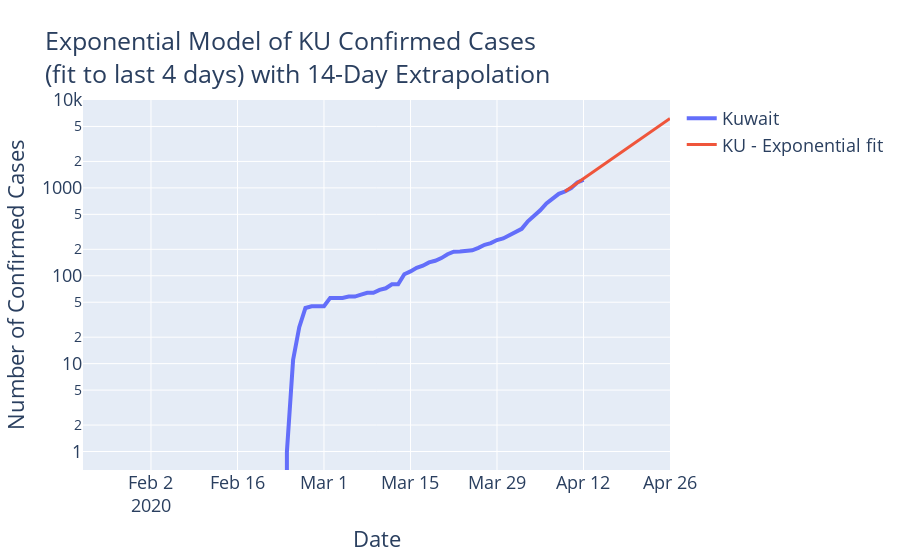

Notebook code for this chart:
### Code cell
#hide_input

n_days_to_fit = 4
confirmed_us_df = confirmed_by_country_df[(confirmed_by_country_df['Country'] == 'Kuwait') & (confirmed_by_country_df['Date'] >= (np.datetime64('today') - np.timedelta64(n_days_to_fit,'D')))]

x = (confirmed_us_df['Date'] - confirmed_us_df['Date'].min()).dt.days.to_numpy().reshape(-1, 1)
y = np.log(confirmed_us_df['Confirmed'])
reg = LinearRegression().fit(x, y)
print(f"Model fit score: {reg.score(x, y):.2f}")
print(f"Growth rate: {reg.coef_[0]:.3f}")
us_growth_rates[n_days_to_fit] = reg.coef_[0]

fig = go.Figure()

fig.add_trace(
    go.Scatter(
        x=confirmed_by_country_df[confirmed_by_country_df['Country'] == 'Kuwait']['Date'],
        y=confirmed_by_country_df[confirmed_by_country_df['Country'] == 'Kuwait']['Confirmed'],
        name='Kuwait',
        line=dict(width=4)
    )
)

predict_days_out = 7*2

exponential_fit_date_range = pd.date_range(confirmed_us_df['Date'].min(), confirmed_us_df['Date'].max() + np.timedelta64(predict_days_out,'D'))

xx = np.linspace(0, len(x[:,0]) + predict_days_out, exponential_fit_date_range.shape[0])  # Forecast 14 days out
yy = reg.predict(xx.reshape(-1,1))

fig.add_trace(
    go.Scatter(
        x=exponential_fit_date_range,
        y=np.exp(yy),
        name='KU - Exponential fit',
        mode='lines'
    )
)

fig.update_layout(
    title=f"Exponential Model of KU Confirmed Cases<br>(fit to last {n_days_to_fit} days) with {predict_days_out}-Day Extrapolation",
    xaxis_title=f"Date",
    yaxis_title="Number of Confirmed Cases",
    yaxis_type="log",
    #**k_layout_kwargs,
)

fig.show()

### Figure 1 — Plotly figure (JSON) as saved in the notebook; plotly's stock layout.template omitted (floating-point values rounded to 4 significant figures)
{"data": [{"line": {"width": 4}, "name": "Kuwait", "type": "scatter", "x": ["2020-01-22T00:00:00", "2020-01-23T00:00:00", "2020-01-24T00:00:00", "2020-01-25T00:00:00", "2020-01-26T00:00:00", "2020-01-27T00:00:00", "2020-01-28T00:00:00", "2020-01-29T00:00:00", "2020-01-30T00:00:00", "2020-01-31T00:00:00", "2020-02-01T00:00:00", "2020-02-02T00:00:00", "2020-02-03T00:00:00", "2020-02-04T00:00:00", "2020-02-05T00:00:00", "2020-02-06T00:00:00", "2020-02-07T00:00:00", "2020-02-08T00:00:00", "2020-02-09T00:00:00", "2020-02-10T00:00:00", "2020-02-11T00:00:00", "2020-02-12T00:00:00", "2020-02-13T00:00:00", "2020-02-14T00:00:00", "2020-02-15T00:00:00", "2020-02-16T00:00:00", "2020-02-17T00:00:00", "2020-02-18T00:00:00", "2020-02-19T00:00:00", "2020-02-20T00:00:00", "2020-02-21T00:00:00", "2020-02-22T00:00:00", "2020-02-23T00:00:00", "2020-02-24T00:00:00", "2020-02-25T00:00:00", "2020-02-26T00:00:00", "2020-02-27T00:00:00", "2020-02-28T00:00:00", "2020-02-29T00:00:00", "2020-03-01T00:00:00", "2020-03-02T00:00:00", "2020-03-03T00:00:00", "2020-03-04T00:00:00", "2020-03-05T00:00:00", "2020-03-06T00:00:00", "2020-03-07T00:00:00", "2020-03-08T00:00:00", "2020-03-09T00:00:00", "2020-03-10T00:00:00", "2020-03-11T00:00:00", "2020-03-12T00:00:00", "2020-03-13T00:00:00", "2020-03-14T00:00:00", "2020-03-15T00:00:00", "2020-03-16T00:00:00", "2020-03-17T00:00:00", "2020-03-18T00:00:00", "2020-03-19T00:00:00", "2020-03-20T00:00:00", "2020-03-21T00:00:00", "2020-03-22T00:00:00", "2020-03-23T00:00:00", "2020-03-24T00:00:00", "2020-03-25T00:00:00", "2020-03-26T00:00:00", "2020-03-27T00:00:00", "2020-03-28T00:00:00", "2020-03-29T00:00:00", "2020-03-30T00:00:00", "2020-03-31T00:00:00", "2020-04-01T00:00:00", "2020-04-02T00:00:00", "2020-04-03T00:00:00", "2020-04-04T00:00:00", "2020-04-05T00:00:00", "2020-04-06T00:00:00", "2020-04-07T00:00:00", "2020-04-08T00:00:00", "2020-04-09T00:00:00", "2020-04-10T00:00:00", "2020-04-11T00:00:00", "2020-04-12T00:00:00"], "y": [0, 0, 0, 0, 0, 0, 0, 0, 0, 0, 0, 0, 0, 0, 0, 0, 0, 0, 0, 0, 0, 0, 0, 0, 0, 0, 0, 0, 0, 0, 0, 0, 0, 1, 11, 26, 43, 45, 45, 45, 56, 56, 56, 58, 58, 61, 64, 64, 69, 72, 80, 80, 104, 112, 123, 130, 142, 148, 159, 176, 188, 189, 191, 195, 208, 225, 235, 255, 266, 289, 317, 342, 417, 479, 556, 665, 743, 855, 910, 993, 1154, 1234]}, {"mode": "lines", "name": "KU - Exponential fit", "type": "scatter", "x": ["2020-04-09T00:00:00", "2020-04-10T00:00:00", "2020-04-11T00:00:00", "2020-04-12T00:00:00", "2020-04-13T00:00:00", "2020-04-14T00:00:00", "2020-04-15T00:00:00", "2020-04-16T00:00:00", "2020-04-17T00:00:00", "2020-04-18T00:00:00", "2020-04-19T00:00:00", "2020-04-20T00:00:00", "2020-04-21T00:00:00", "2020-04-22T00:00:00", "2020-04-23T00:00:00", "2020-04-24T00:00:00", "2020-04-25T00:00:00", "2020-04-26T00:00:00"], "y": [908.0, 1016.0, 1137.0, 1273.0, 1425.0, 1595.0, 1785.0, 1998.0, 2236.0, 2503.0, 2801.0, 3135.0, 3509.0, 3927.0, 4396.0, 4920.0, 5507.0, 6163.0]}], "layout": {"title": {"text": "Exponential Model of KU Confirmed Cases<br>(fit to last 4 days) with 14-Day Extrapolation"}, "xaxis": {"autorange": true, "range": ["2020-01-22", "2020-04-26"], "title": {"text": "Date"}, "type": "date"}, "yaxis": {"autorange": true, "range": [-0.2105, 4.0], "title": {"text": "Number of Confirmed Cases"}, "type": "log"}}}
